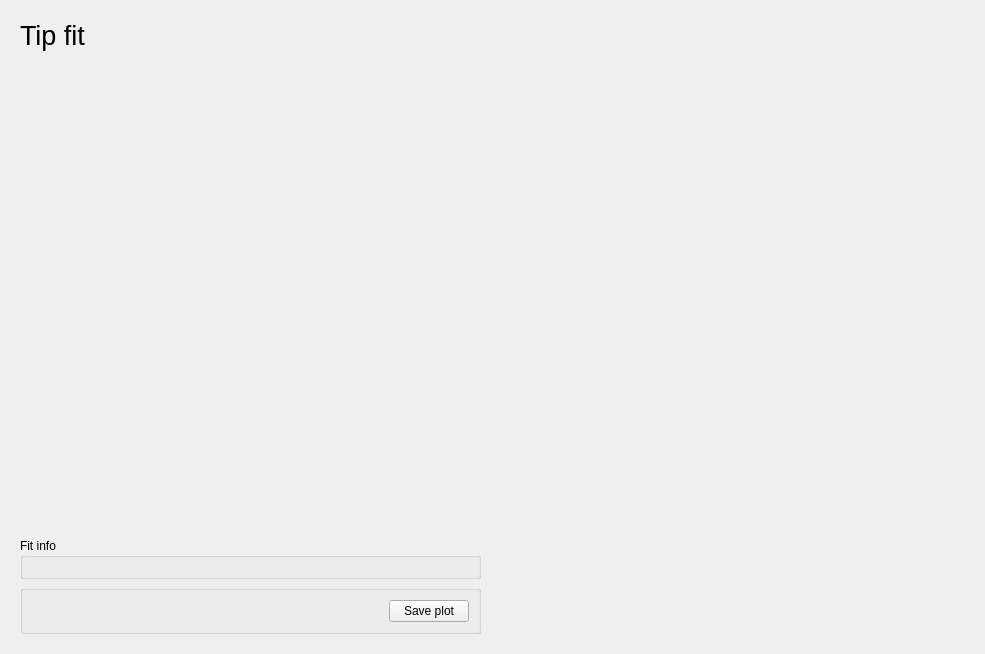
<?xml version="1.0" encoding="UTF-8"?>
<ui version="4.0">
 <class>Form</class>
 <widget class="QWidget" name="Form">
  <property name="geometry">
   <rect>
    <x>0</x>
    <y>0</y>
    <width>985</width>
    <height>654</height>
   </rect>
  </property>
  <property name="windowTitle">
   <string>Form</string>
  </property>
  <layout class="QHBoxLayout" name="horizontalLayout">
   <item>
    <widget class="QWidget" name="widget" native="true">
     <layout class="QVBoxLayout" name="verticalLayout">
      <item>
       <widget class="QLabel" name="label">
        <property name="sizePolicy">
         <sizepolicy hsizetype="Preferred" vsizetype="Maximum">
          <horstretch>0</horstretch>
          <verstretch>0</verstretch>
         </sizepolicy>
        </property>
        <property name="font">
         <font>
          <pointsize>20</pointsize>
          <weight>50</weight>
          <bold>false</bold>
         </font>
        </property>
        <property name="text">
         <string>Tip fit</string>
        </property>
       </widget>
      </item>
      <item>
       <widget class="FitTipWidget" name="fit_tip_widget" native="true">
        <property name="sizePolicy">
         <sizepolicy hsizetype="Preferred" vsizetype="Expanding">
          <horstretch>0</horstretch>
          <verstretch>0</verstretch>
         </sizepolicy>
        </property>
       </widget>
      </item>
      <item>
       <widget class="FitInfoBox" name="info_box">
        <property name="sizePolicy">
         <sizepolicy hsizetype="Preferred" vsizetype="Preferred">
          <horstretch>0</horstretch>
          <verstretch>0</verstretch>
         </sizepolicy>
        </property>
        <property name="title">
         <string>Fit info</string>
        </property>
        <layout class="QHBoxLayout" name="horizontalLayout_3"/>
       </widget>
      </item>
      <item>
       <widget class="QGroupBox" name="groupBox">
        <property name="title">
         <string/>
        </property>
        <layout class="QHBoxLayout" name="horizontalLayout_2">
         <item>
          <spacer name="horizontalSpacer">
           <property name="orientation">
            <enum>Qt::Horizontal</enum>
           </property>
           <property name="sizeType">
            <enum>QSizePolicy::Expanding</enum>
           </property>
           <property name="sizeHint" stdset="0">
            <size>
             <width>40</width>
             <height>20</height>
            </size>
           </property>
          </spacer>
         </item>
         <item>
          <widget class="QPushButton" name="save_button">
           <property name="text">
            <string>Save plot</string>
           </property>
          </widget>
         </item>
        </layout>
       </widget>
      </item>
     </layout>
    </widget>
   </item>
   <item>
    <layout class="QVBoxLayout" name="verticalLayout_2">
     <item>
      <widget class="CrossSectionWidget" name="cross_section_widget" native="true">
       <property name="sizePolicy">
        <sizepolicy hsizetype="MinimumExpanding" vsizetype="Preferred">
         <horstretch>0</horstretch>
         <verstretch>0</verstretch>
        </sizepolicy>
       </property>
       <layout class="QHBoxLayout" name="horizontalLayout_4"/>
      </widget>
     </item>
     <item>
      <widget class="AreaFunctionFitWidget" name="widget_3" native="true"/>
     </item>
    </layout>
   </item>
  </layout>
 </widget>
 <customwidgets>
  <customwidget>
   <class>FitTipWidget</class>
   <extends>QWidget</extends>
   <header>tipeval.ui.widgets.fit_tip_widget</header>
   <container>1</container>
  </customwidget>
  <customwidget>
   <class>FitInfoBox</class>
   <extends>QGroupBox</extends>
   <header>tipeval.ui.widgets.fit_info_box</header>
   <container>1</container>
  </customwidget>
  <customwidget>
   <class>CrossSectionWidget</class>
   <extends>QWidget</extends>
   <header>tipeval.ui.widgets.cross_section_widget</header>
   <container>1</container>
  </customwidget>
  <customwidget>
   <class>AreaFunctionFitWidget</class>
   <extends>QWidget</extends>
   <header>tipeval.ui.widgets.area_function_fit_widget</header>
   <container>1</container>
  </customwidget>
 </customwidgets>
 <resources/>
 <connections/>
</ui>
